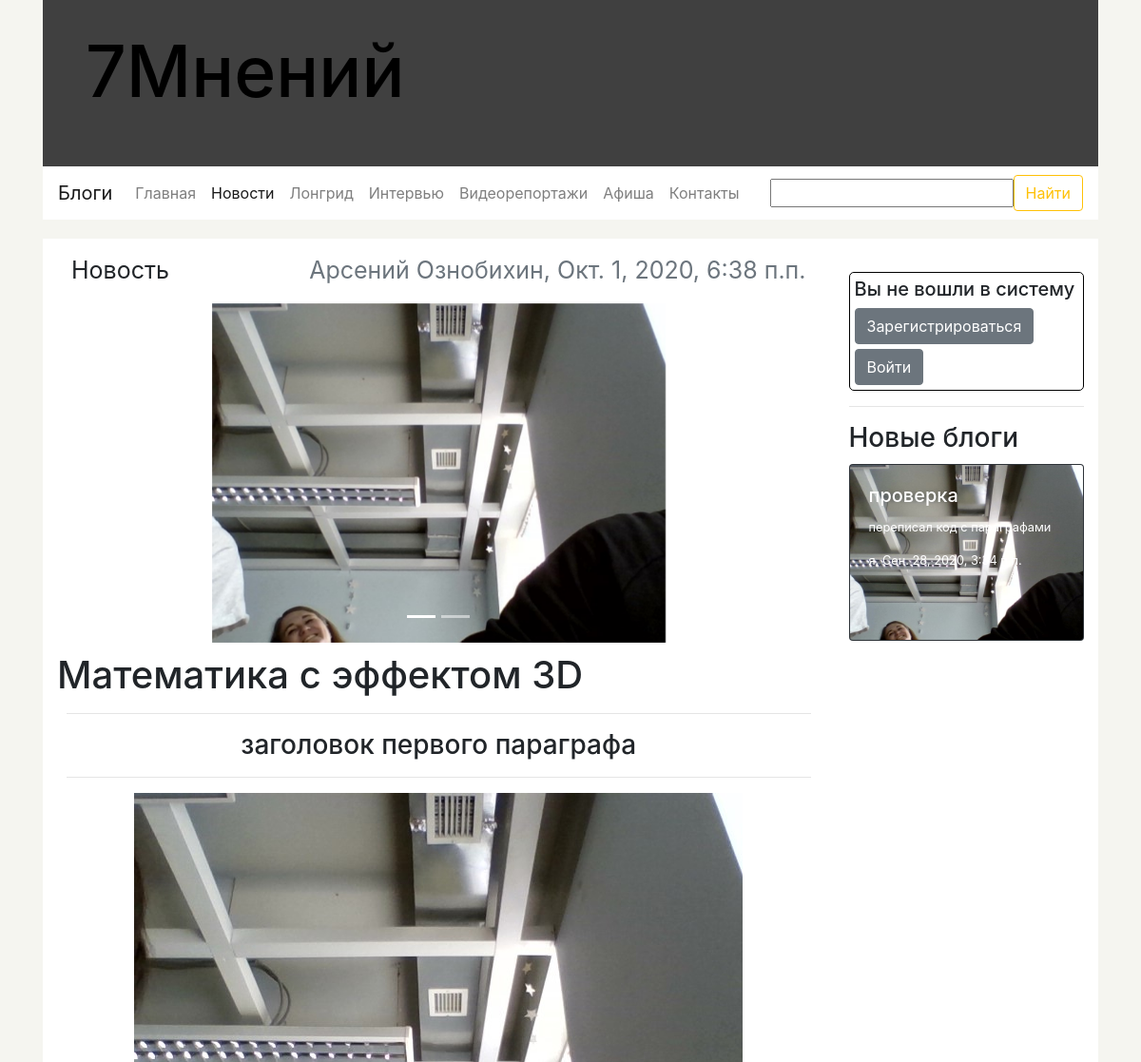
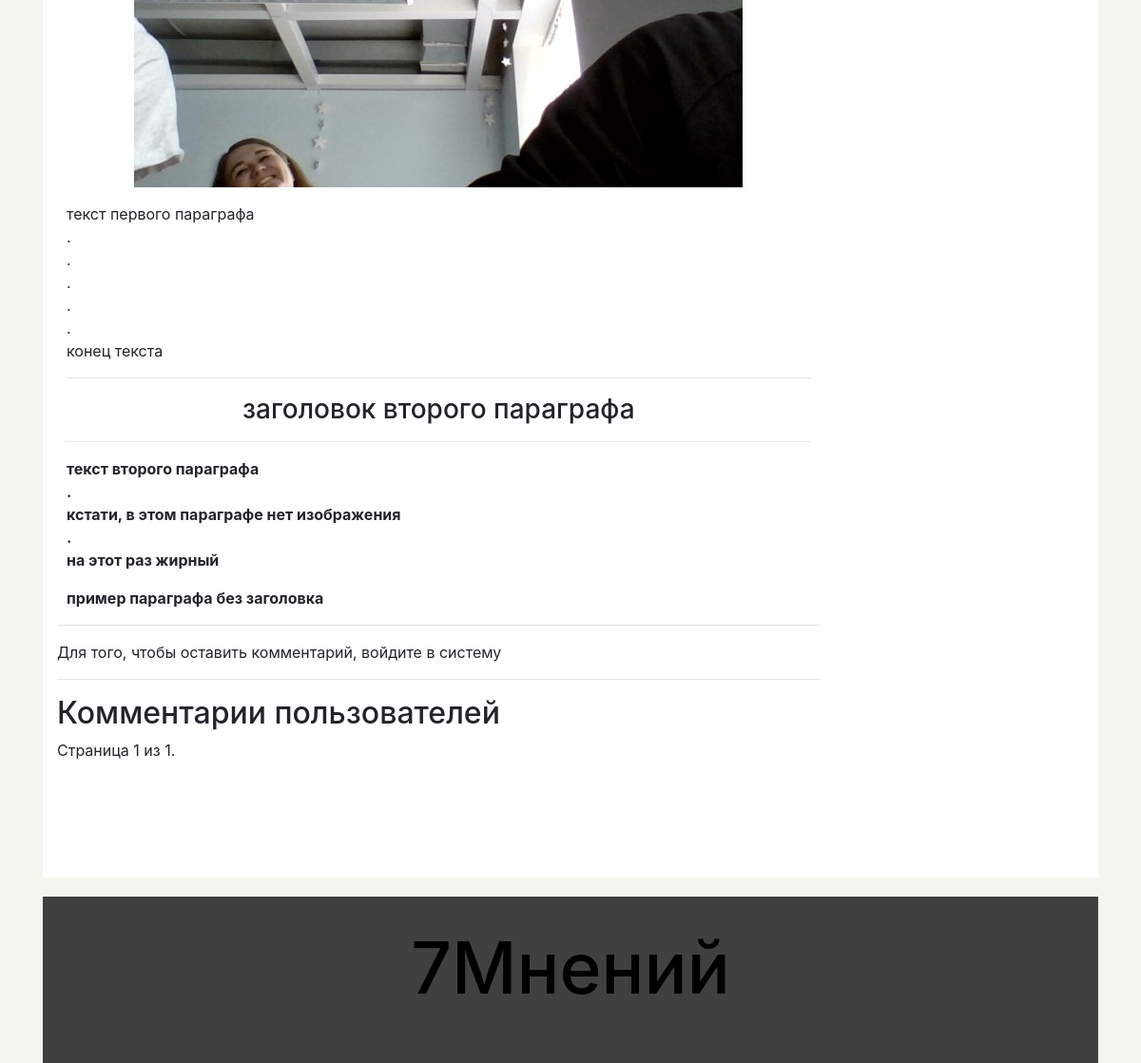
/seven_op/show_post/9, run on the app's committed database (2 pictures, top to bottom).
### seven_op/models.py (models this page shows, shortened)
class Category(models.Model):
    name_sing = models.CharField("имя в единственном числе", max_length=200)
    name_plur = models.CharField("имя во множественном числе", max_length=200)
    name_url = models.CharField("имя для ссылки", max_length=200)
    def get_url_for_show_page(self):
        return reverse('show_category', args=[str(self.name_url)])
    class Meta:
        ordering = ["-name_sing"]
        verbose_name_plural = "Категории"

class Post(models.Model):
    title = models.CharField("заголовок", max_length=200)
    description = models.CharField("описание", max_length=1000, blank=True, null=True, help_text="необязательное поле")
    author = models.CharField("имя автора", max_length=200)
    category = models.ForeignKey('Category', verbose_name="Категория", on_delete=models.SET_NULL, null=True)
    paragraphs = models.ManyToManyField('Paragraph', verbose_name="Параграфы")
    preview = models.ImageField("фото на заголовок", upload_to="seven_op/static/uploads/previews/%Y/%m/%d", null=True,
                                default=None,
                                blank=True)
    photos_for_spin = models.ManyToManyField('UploadedPhoto', verbose_name='фото на "карусель"',
                                             default=None, blank=True)
    attached_files = models.ManyToManyField('UploadedFile', verbose_name="прикрепленные файлы",
                                            default=None, blank=True)
    comments = models.ManyToManyField('Comment', verbose_name="комментарии к публикации", default=None,
                                      blank=True)
    date = models.DateTimeField(auto_now=True)
    class Meta:
        ordering = ["-date"]
        verbose_name_plural = "Публикации"

class UploadedPhoto(models.Model):
    photo = models.ImageField("фото", upload_to="seven_op/static/uploads/img/%Y/%m/%d")
    index = models.IntegerField("номер фото в карусели", null=True, default=1,
                                help_text="если загружаете фото для карусели, то пронумеруйте их с 0")
    name = models.CharField("название фото", max_length=200)
    class Meta:
        verbose_name_plural = "Загруженные фото"

class Paragraph(models.Model):
    paragraph_title = models.CharField("заголовок параграфа", max_length=200, blank=True)
    paragraph_img = models.ImageField("фото к параграфу", upload_to="seven_op/static/uploads/files/%Y/%m/%d",
                                      blank=True)
    paragraph_text = models.TextField("текст параграфа", blank=True)
    is_strong = models.BooleanField("жирный текст")
    paragraph_nb = models.IntegerField("номер параграфа", default=0, blank=True)
    date = models.DateTimeField(auto_now=True)
    class Meta:
        ordering = ["-date"]
        verbose_name_plural = "Параграфы"

class Blog(models.Model):
    title = models.CharField("заголовок", max_length=200)
    description = models.CharField("описание", max_length=1000, null=True, blank=True)
    author = models.ForeignKey('BlogAuthor', on_delete=models.SET_NULL, null=True)
    paragraphs = models.ManyToManyField('Paragraph', verbose_name="Параграфы")
    preview = models.ImageField("фото на заголовок", upload_to="seven_op/static/uploads/previews/%Y/%m/%d", null=True,
                                default=None)
    photos_for_spin = models.ManyToManyField('UploadedPhoto', verbose_name='Фото на "карусель"',
                                             default=None, blank=True)
    attached_files = models.ManyToManyField('UploadedFile', verbose_name="прикрепленные файлы",
                                            default=None, blank=True)
    comments = models.ManyToManyField('Comment', verbose_name="Комментарии к блогу", default=None, blank=True)
    date = models.DateTimeField(auto_now=True)
    def get_url_for_show(self):
        return reverse('show_blog', args=[str(self.id)])
    class Meta:
        ordering = ["-date"]
        verbose_name_plural = "Блоги"

class BlogAuthor(models.Model):
    name = models.CharField("имя автора блогов", max_length=200)
    photo = models.ForeignKey('UploadedPhoto', on_delete=models.SET_NULL, null=True, blank=True,
                              help_text="выберете фото из загруженных")
    info = models.TextField("информация об авторе", help_text="необязательное поле", null=True, blank=True)
    def __str__(self):
        return str(self.name)
    class Meta:
        ordering = ["-name"]
        verbose_name_plural = "Авторы блогов"

### seven_op/views.py (the view)
# urls.py: url(r'^show_post/(?P<pk>\d+)$', views.show_post, name='show_post'),
def show_post(request, pk):
    search_result = common_search(request)
    if search_result['url']:
        return HttpResponseRedirect(search_result['url'])
    categories = Category.objects.all()
    recent_blogs = Blog.objects.all()
    recent_blogs = recent_blogs[:min(len(recent_blogs), 5)]
    needed_post = Post.objects.get(id__exact=pk)
    active = needed_post.category.id
    comments = needed_post.comments.all()
    paginator = Paginator(comments, 5, allow_empty_first_page=True)
    page = request.GET.get('page')
    try:
        needed_comments = paginator.page(page)
    except PageNotAnInteger:
        needed_comments = paginator.page(1)
    except EmptyPage:
        needed_comments = paginator.page(paginator.num_pages)
    photos = needed_post.photos_for_spin.order_by('index').all()
    files = needed_post.attached_files.all()
    title = "7Мнений - Публикация"
    if request.method == 'POST':
        form = CommentForm(request.POST)
        if form.is_valid():
            user_comment = Comment()
            user_comment.data = form.cleaned_data['data']
            user_comment.author = request.user.get_username()
            user_comment.save()
            user_comment.data = datetime.datetime.now()
            needed_post.comments.add(user_comment)
            needed_post.save()
            return HttpResponseRedirect(needed_post.get_url_for_show())
    else:
        proposed_data = ''
        form = CommentForm(initial={'data': proposed_data})
    return render(request, 'show_post_template.html',
                  context={'post': needed_post,
                           'paragraphs': needed_post.paragraphs.order_by('paragraph_nb').all(),
                           'categories': categories,
                           'active': active,
                           'recent_blogs': recent_blogs,
                           'comments': needed_comments,
                           'page_title': title,
                           'photos_for_spin': photos,
                           'files': files,
                           'form': form,
                           'search_form': search_result['form']})

### seven_op/forms.py (shortened to what this page needs)
class CommentForm(forms.Form):
    data = forms.CharField(max_length=1000, label="", widget=forms.Textarea, min_length=1)

class SearchForm(forms.Form):
    query = forms.CharField(max_length=100, min_length=1, label="", help_text="", required=False,
                            error_messages={'required': ''})

### seven_op/views.py (called while the page is built)
def common_search(request):
    ret = dict()
    ret['url'] = False
    if request.method == 'POST':
        form = SearchForm(request.POST)
        if form.is_valid():
            query = form.cleaned_data['query']
            ret['url'] = reverse('my_search_result', args=(str(query),))
    else:
        proposed_data = ''
        ret['form'] = SearchForm(initial={'data': proposed_data})
    return ret

### seven_op/templates/show_post_template.html (shortened to what this page needs)
{% extends "common_template.html" %}
{% block content %}
    <div class="content-date float-right">{{ post.author }}, {{post.date}}</div>
    <div class="content-type">{{ post.category.name_sing }}</div>
    <div id="carouselExampleIndicators" class="carousel slide" data-ride="carousel" style="height: 20% !important;">
        <ol class="carousel-indicators">
            {% for photo in photos_for_spin %}
                <li data-target="#carouselExampleIndicators" data-slide-to="{{ photo.index }}" {% ifequal photo.index 0 %} class="active" {% endifequal %}></li>
            {% endfor %}
        </ol>
        <div class="carousel-inner d-block" style="height: 100%;">
            {% for photo in photos_for_spin %}
                <div class="carousel-item{% ifequal photo.index 0 %} active{% endifequal %} text-center" style="height: 100%">
                    <img src="/{{ photo.photo }}" height="100%">
                </div>
            {% endfor %}
        </div>
        <a class="carousel-control-prev" href="#carouselExampleIndicators" role="button" data-slide="prev">
            <span class="carousel-control-prev-icon" aria-hidden="true"></span>
        </a>
        <a class="carousel-control-next" href="#carouselExampleIndicators" role="button" data-slide="next">
            <span class="carousel-control-next-icon" aria-hidden="true"></span>
        </a>
    </div>
    <div class="content-title"><h1>{{ post.title }}</h1></div>
    <div class="content-data">
        {% for paragraph in paragraphs %}
            <div class="paragraph">
                {% if paragraph.paragraph_title %}
                    <hr>
                    <div class="paragraph-title text-center">
                        <h3>{{ paragraph.paragraph_title }}</h3>
                    </div>
                    <hr>
                {% endif %}
                {% if paragraph.paragraph_img %}
                    <div class="text-center">
                        <img src="/{{ paragraph.paragraph_img }}" class="paragraph-img" alt="...">
                    </div>
                {% endif %}
                <div class="paragraph-text">
                    {% if paragraph.is_strong %}
                        <p><strong>{{ paragraph.paragraph_text|linebreaks }}</strong></p>
                    {% else %}
                        <p>{{ paragraph.paragraph_text|linebreaks }}</p>
                    {% endif %}
                </div>
            </div>
        {% endfor %}
    </div>
    <hr>
    <div class="comments contaner">
        {% if user.is_authenticated %}
            <div class="user-name">Вы вошли как {{ user.get_username }}</div>
            <div class="create-comment">
                <form action="" method="post">
                    {% csrf_token %}
                    <div class="form-group">
                        {{ form }}
                    </div>
                    <button type="submit" class="btn btn-secondary">Оставить комментарий</button>
                </form>
            </div>
        {% else %}
            Для того, чтобы оставить комментарий, войдите в систему
        {% endif %}
        <hr>
        <h2>Комментарии пользователей</h2>
    </div>
    <div class="pagination">
        <span class="step-links">
            <span class="current">
                Страница {{ comments.number }} из {{ comments.paginator.num_pages }}.
            </span>
        </span>
    </div>
{% endblock %}

### seven_op/templates/common_template.html (shortened to what this page needs)
<!doctype html>
<html lang="ru">
  <head>
 	<link rel="stylesheet" href="https://stackpath.bootstrapcdn.com/bootstrap/4.5.2/css/bootstrap.min.css">    {% load static %}
      <link rel="stylesheet" href="{% static 'css/styles.css' %}">
  </head>
  <body>
  	<div class="container-fluid">
		<div class="container-lg">
  		<div class="header-bar container-lg">
			<div class="container-fluid logo-bar">
				<h1><a href="{% url 'main' %}">7Мнений</a></h1>
			</div>
  			<div class="menu-bar">
  				<nav class="navbar navbar-expand-lg navbar-light bg-light" style="background-color: white !important;">
				  <a class="navbar-brand" href="{% url 'show_blog_authors' %}">Блоги</a>
				  <div class="collapse navbar-collapse" id="navbarSupportedContent">
					  <ul class="navbar-nav mr-auto">
						{% if active == 0 %}
							<li class="nav-item">
								<a class="nav-link active" href="{% url 'main' %}">Главная</a>
							</li>
						{% else %}
							<li class="nav-item">
								<a class="nav-link" href="{% url 'main' %}">Главная</a>
							</li>
						{% endif %}
						{% for category in categories %}
							{% if active  == category.id %}
								<li class="nav-item">
				        			<a class="nav-link active" href="{{ category.get_url_for_show_page }}">{{ category.name_plur }}</a>
				      			</li>
				      		{% else %}
								<li class="nav-item">
				        			<a class="nav-link" href="{{ category.get_url_for_show_page }}">{{ category.name_plur }}</a>
				      			</li>
							{% endif %}
						{% endfor %}
					    {% if active  == 'contacts' %}
							<li class="nav-item">
								<a class="nav-link active" href="{% url 'contacts' %}">Контакты</a>
							</li>
						{% else %}
							<li class="nav-item">
								<a class="nav-link" href="{% url 'contacts' %}">Контакты</a>
							</li>
						{% endif %}
					  </ul>
				    <form action="" method="post" class="form-inline my-2 my-lg-0">
						<div class="form-group">
							{{ search_form }}
						</div>
				      <button class="btn btn-outline-warning my-2 my-sm-0" type="submit">Найти</button>
				    </form>
				  </div>
				</nav>
  			</div>
  		</div>
		<div class="container-lg content">
			<div class="row">
				<div class="container col-lg-9">
                    {% block content %}
                    {% endblock %}
				</div>
				<div class="side-bar container col-lg-3">
					<div class="login-menu container Border">
						{% if user.is_authenticated %}
							<h5>Вы вошли в систему как {{ user.get_username }}</h5>
							<a href="{% url 'logout' %}"><button class="btn btn-secondary" type="submit">Выйти</button></a>
						{% else %}
							<h5>Вы не вошли в систему</h5>
							<a href="{% url 'registration' %}"><button class="btn btn-secondary" type="submit" style="margin-bottom: 5px;">Зарегистрироваться</button></a>
							<a href="{% url 'login' %}"><button class="btn btn-secondary" type="submit">Войти</button></a>
						{% endif %}
					</div>
					<hr>
					<div class="blogs d-none d-lg-block">
						<h3>Новые блоги</h3>
						{% for blog in recent_blogs %}
							<a href="{{ blog.get_url_for_show }}">
								<div class="card bg-dark text-white" style="width: 100%; margin-bottom: 10px;">
									<img src="/{{ blog.preview }}" class="card-img" alt="">
									<div class="card-img-overlay">
										<h5 class="card-title">{{ blog.title }}</h5>
										<p class="card-text">{{ blog.description }}</p>
										<p class="card-text">{{ blog.author }}, {{ blog.date }}</p>
									</div>
								</div>
							</a>
						{% endfor %}
					</div>
				</div>
			</div>
		</div>
		  	<div class="footer container-lg">
		  		<div class="text-center"><h1><a href="{% url 'main' %}">7Мнений</a></h1></div>
		  	</div>
	  	</div>
	  	</div>
  </body>
</html>

### seven_op/static/css/styles.css (style rules this page uses)
body { background-color: #f5f5f0; }
a, a:hover { text-decoration: none; color: black; }
.content { background-color: white; }
.logo-bar, .footer { height: 175px; background-color: #404040; }
.logo-bar h1 { font-size: 75px; padding-left: 30px; padding-top: 30px; }
.login-menu { margin-top: 35px; font-size: 17px; }
.login-menu a, a:hover { color: #ffc107; }
.footer h1 { padding-top: 30px; font-size: 75px; }
.Border { padding: 5px; border: 1px solid black; border-radius: 5px; }
.header-bar { padding: 0; }
.content-type, .content-date { padding: 15px; font-size: 25px; }
.content-date { color: #6c757d; }
.content-title { margin-top: 10px; font-size: 40px; }
.content-data { margin: 10px; }
.card { margin-top: 10px; font-size: 80%; }
.pagination { text }

### data on the page
Category: name_plur "Новости"
Category: name_plur "Лонгрид"
Category: name_plur "Интервью"
Category: name_plur "Видеорепортажи"
Category: name_plur "Афиша"
Post: author "Арсений Ознобихин", date "Окт. 1, 2020, 6:38 п.п.", category.name_sing "Новость", title "Математика с эффектом 3D"
UploadedPhoto: index 0 (drawn), photo (picture)
UploadedPhoto: index 1 (drawn)
Paragraph: paragraph_title "заголовок первого параграфа", paragraph_img (picture), paragraph_text "текст первого параграфа . . . . . конец текста"
Paragraph: paragraph_title "заголовок второго параграфа", paragraph_text ". кстати, в этом параграфе нет изображения . на этот раз жирный"
Blog: preview (picture), title "проверка", description "переписал код с параграфами", author "я", date "Сен. 28, 2020, 3:34 п.п."

### other printed values
{{ comments.number }} "1"
{{ comments.paginator.num_pages }} "1"
